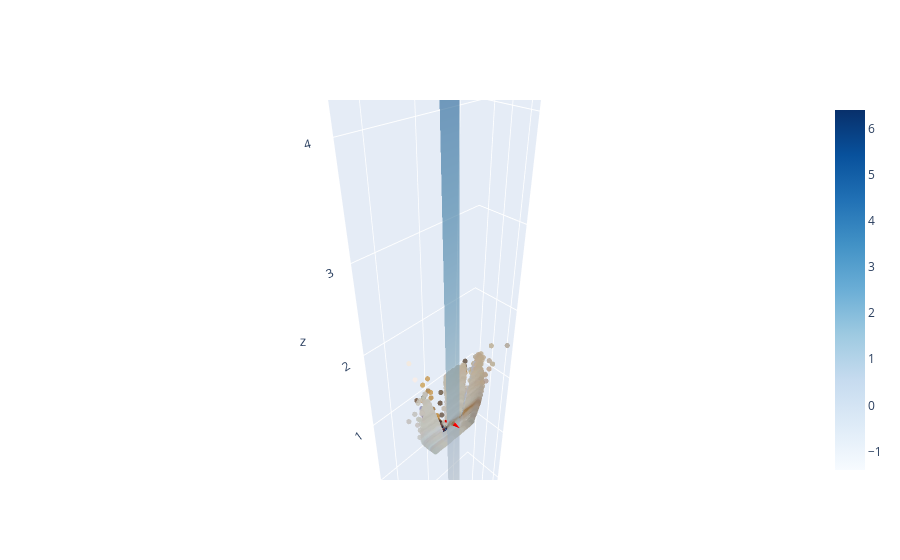

Notebook code cell kept with this figure:
### Code cell
# keypoints = []
# for i in range(images[0].shape[0]):
#     for j in range(images[0].shape[1]):
#             keypoints.append(np.asarray([j,i]))
# keypoints = np.asarray(keypoints)
# points_3d = create_point_clouds_from_keypoints(keypoints, depths[0], K, scaling_factor=1000)

frame_idx = 0
pcd_wrapper = O3DPointCloud()
pcd_wrapper.create_from_rgbd(images[frame_idx], depths[frame_idx], K, depth_trunc=1.6)
# pcd_wrapper.pcd = o3d.geometry.PointCloud()
# pcd_wrapper.pcd.points = o3d.utility.Vector3dVector(points_3d)
# pcd_wrapper.pcd.colors = o3d.utility.Vector3dVector(images[0].reshape(-1,3))
pcd_wrapper.max_points = 10000
pcd_wrapper.preprocess()

untransformed_points = pcd_wrapper.get_points()

plane_estimation_kwargs={
        "ransac_n": 3,
        "num_iterations": 1000,
        "distance_threshold": .005
    }

plane_estimation_result = pcd_wrapper.plane_estimation(**plane_estimation_kwargs)
a, b, c, d = plane_estimation_result["plane_model"]
normal_vector = np.array([a, b, c])

# get centroid of point cloud
pcd_centroid = np.mean(pcd_wrapper.get_points(), axis=0)

arrow = go.Cone(
    x=[pcd_centroid[0]], y=[pcd_centroid[1]], z=[pcd_centroid[2]],
    u=[normal_vector[0]], v=[normal_vector[1]], w=[normal_vector[2]],
    sizemode="absolute", sizeref=0.2,  # Adjust sizeref to control arrow size
    colorscale=[[0, 'red'], [1, 'red']],  # Color of the arrow
    showscale=False,
    name='Normal Vector'
)

inlier_cloud = plane_estimation_result["inlier_cloud"]
#inlier_cloud.paint_uniform_color([1.0, 0, 0])

#draw the plane in the figure
# Generate a grid of points for the plane surface

mid = pcd_wrapper.get_points().mean(axis=0)
coverage = 0.1
x_vals = np.linspace(mid[0] - coverage, mid[0] + coverage, 10)  # Adjust the range as needed to cover red points
y_vals = np.linspace(mid[1] - coverage, mid[1] + coverage, 10)  # Adjust the range as needed to cover red points

# x_vals = np.linspace(-1, 1, 10)  # Adjust the range as needed to cover red points
# y_vals = np.linspace(-1, 1, 10)  # Adjust the range as needed to cover red points
x_grid, y_grid = np.meshgrid(x_vals, y_vals)

# Compute corresponding z values using the plane equation: ax + by + cz + d = 0
z_grid = (-a * x_grid - b * y_grid - d) / c

# Add the plane as a surface
plane_surface = go.Surface(
    x=x_grid, y=y_grid, z=z_grid,
    colorscale='Blues',
    opacity=0.6,  # Set the opacity so that both the plane and points are visible
    name='Plane'
)

fig = plotly_draw_3d_pcd(pcd_wrapper.get_points(), pcd_wrapper.get_colors(), offline=True, additional_point_draw_lines=True, equal_axis=True, addition_points=None)
fig.add_trace(plane_surface)
fig.add_trace(arrow)

display(fig)

### Figure 1 — Plotly figure (JSON) as saved in the notebook; plotly's stock layout.template omitted (floating-point values rounded to 4 significant figures; data arrays with more than 128 entries replaced by an {"elided": "..."} marker saying what was removed)
{"data": [{"marker": {"color": {"elided": "10000 str values"}, "opacity": 0.8, "size": 3}, "mode": "markers", "type": "scatter3d", "x": {"elided": "10000 float values"}, "y": {"elided": "10000 float values"}, "z": {"elided": "10000 float values"}}, {"colorscale": [[0, "rgb(247,251,255)"], [0.125, "rgb(222,235,247)"], [0.25, "rgb(198,219,239)"], [0.375, "rgb(158,202,225)"], [0.5, "rgb(107,174,214)"], [0.625, "rgb(66,146,198)"], [0.75, "rgb(33,113,181)"], [0.875, "rgb(8,81,156)"], [1, "rgb(8,48,107)"]], "name": "Plane", "opacity": 0.6, "type": "surface", "x": [[-0.08822, -0.066, -0.04378, -0.02155, 0.0006686, 0.02289, 0.04511, 0.06734, 0.08956, 0.1118], [-0.08822, -0.066, -0.04378, -0.02155, 0.0006686, 0.02289, 0.04511, 0.06734, 0.08956, 0.1118], [-0.08822, -0.066, -0.04378, -0.02155, 0.0006686, 0.02289, 0.04511, 0.06734, 0.08956, 0.1118], [-0.08822, -0.066, -0.04378, -0.02155, 0.0006686, 0.02289, 0.04511, 0.06734, 0.08956, 0.1118], [-0.08822, -0.066, -0.04378, -0.02155, 0.0006686, 0.02289, 0.04511, 0.06734, 0.08956, 0.1118], [-0.08822, -0.066, -0.04378, -0.02155, 0.0006686, 0.02289, 0.04511, 0.06734, 0.08956, 0.1118], [-0.08822, -0.066, -0.04378, -0.02155, 0.0006686, 0.02289, 0.04511, 0.06734, 0.08956, 0.1118], [-0.08822, -0.066, -0.04378, -0.02155, 0.0006686, 0.02289, 0.04511, 0.06734, 0.08956, 0.1118], [-0.08822, -0.066, -0.04378, -0.02155, 0.0006686, 0.02289, 0.04511, 0.06734, 0.08956, 0.1118], [-0.08822, -0.066, -0.04378, -0.02155, 0.0006686, 0.02289, 0.04511, 0.06734, 0.08956, 0.1118]], "y": [[0.01426, 0.01426, 0.01426, 0.01426, 0.01426, 0.01426, 0.01426, 0.01426, 0.01426, 0.01426], [0.03648, 0.03648, 0.03648, 0.03648, 0.03648, 0.03648, 0.03648, 0.03648, 0.03648, 0.03648], [0.0587, 0.0587, 0.0587, 0.0587, 0.0587, 0.0587, 0.0587, 0.0587, 0.0587, 0.0587], [0.08093, 0.08093, 0.08093, 0.08093, 0.08093, 0.08093, 0.08093, 0.08093, 0.08093, 0.08093], [0.1031, 0.1031, 0.1031, 0.1031, 0.1031, 0.1031, 0.1031, 0.1031, 0.1031, 0.1031], [0.1254, 0.1254, 0.1254, 0.1254, 0.1254, 0.1254, 0.1254, 0.1254, 0.1254, 0.1254], [0.1476, 0.1476, 0.1476, 0.1476, 0.1476, 0.1476, 0.1476, 0.1476, 0.1476, 0.1476], [0.1698, 0.1698, 0.1698, 0.1698, 0.1698, 0.1698, 0.1698, 0.1698, 0.1698, 0.1698], [0.192, 0.192, 0.192, 0.192, 0.192, 0.192, 0.192, 0.192, 0.192, 0.192], [0.2143, 0.2143, 0.2143, 0.2143, 0.2143, 0.2143, 0.2143, 0.2143, 0.2143, 0.2143]], "z": [[6.27, 6.284, 6.299, 6.314, 6.329, 6.344, 6.359, 6.374, 6.389, 6.404], [5.417, 5.432, 5.447, 5.462, 5.477, 5.492, 5.507, 5.521, 5.536, 5.551], [4.565, 4.58, 4.594, 4.609, 4.624, 4.639, 4.654, 4.669, 4.684, 4.699], [3.712, 3.727, 3.742, 3.757, 3.772, 3.787, 3.802, 3.817, 3.832, 3.846], [2.86, 2.875, 2.89, 2.904, 2.919, 2.934, 2.949, 2.964, 2.979, 2.994], [2.007, 2.022, 2.037, 2.052, 2.067, 2.082, 2.097, 2.112, 2.127, 2.142], [1.155, 1.17, 1.185, 1.2, 1.215, 1.229, 1.244, 1.259, 1.274, 1.289], [0.3024, 0.3173, 0.3322, 0.3472, 0.3621, 0.377, 0.3919, 0.4068, 0.4217, 0.4367], [-0.55, -0.5351, -0.5202, -0.5053, -0.4904, -0.4755, -0.4605, -0.4456, -0.4307, -0.4158], [-1.402, -1.388, -1.373, -1.358, -1.343, -1.328, -1.313, -1.298, -1.283, -1.268]]}, {"colorscale": [[0, "red"], [1, "red"]], "name": "Normal Vector", "showscale": false, "sizemode": "absolute", "sizeref": 0.2, "type": "cone", "u": [-0.01749], "v": [0.9995], "w": [0.02606], "x": [0.01178], "y": [0.1143], "z": [0.7917]}], "layout": {"scene": {"aspectmode": "data"}}}
